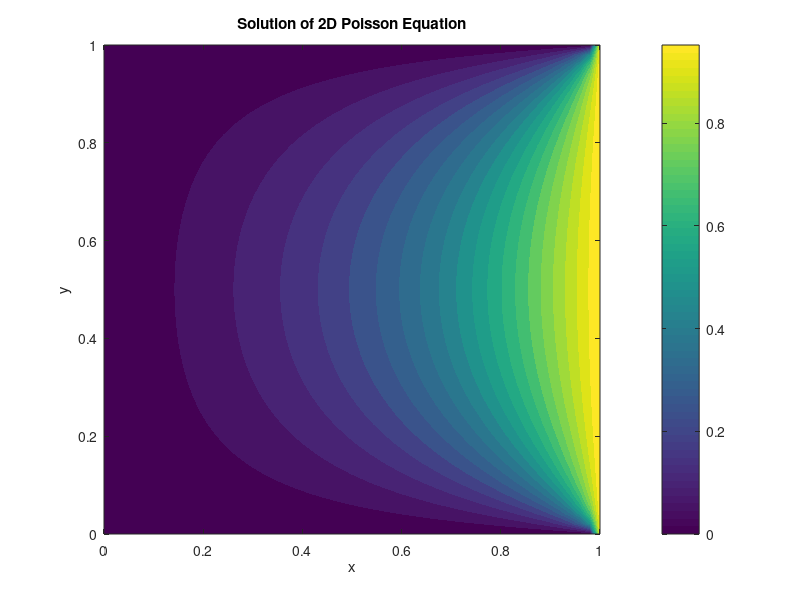

This chart was generated by the following MATLAB code:
% Parameters
Lx = 1;          % Length of the domain in x-direction
Ly = 1;          % Length of the domain in y-direction
Nx = 50;         % Number of grid points in x-direction
Ny = 50;         % Number of grid points in y-direction

% Discretization
dx = Lx / (Nx - 1);
dy = Ly / (Ny - 1);
x = linspace(0, Lx, Nx);
y = linspace(0, Ly, Ny);

% Initialize solution matrix
u = zeros(Ny, Nx);

% Boundary conditions
u(1, :) = 0;     % Bottom boundary
u(Ny, :) = 0;    % Top boundary
u(:, 1) = 0;     % Left boundary
u(:, Nx) = 1;    % Right boundary

% Iterative solver (Gauss-Seidel)
maxIter = 1000;   % Maximum number of iterations
tolerance = 1e-5;  % Convergence tolerance

for iter = 1:maxIter
    u_old = u;
    
    for i = 2:Ny-1
        for j = 2:Nx-1
            u(i, j) = 0.25 * (u(i-1, j) + u(i+1, j) + u(i, j-1) + u(i, j+1));
        end
    end
    
    % Check for convergence
    if max(max(abs(u - u_old))) < tolerance
        break;
    end
end

% Plot the solution
[X, Y] = meshgrid(x, y);
contourf(X, Y, u, 20, 'LineColor', 'none');
colorbar;
xlabel('x');
ylabel('y');
title('Solution of 2D Poisson Equation');
